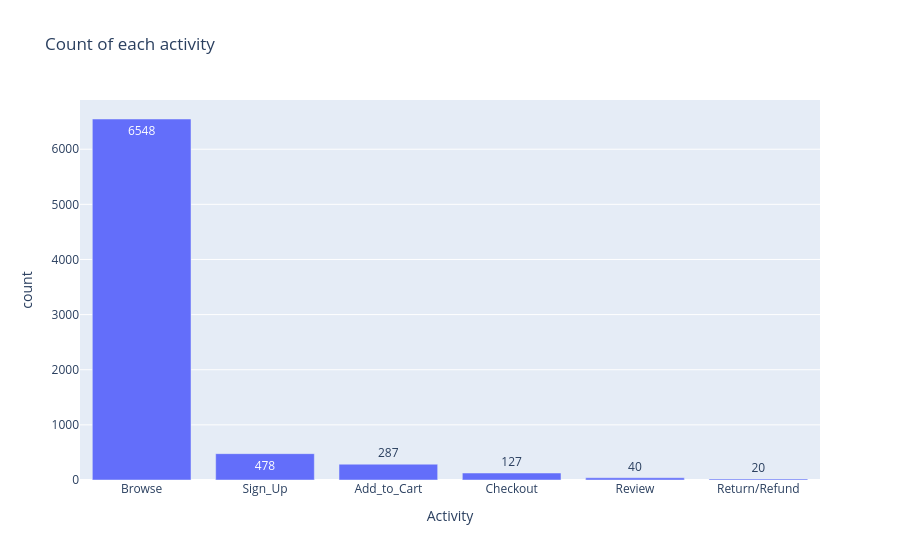

Notebook code cell kept with this figure:
### Code cell
fig = px.bar(data_frame=q4, x= 'Activity', y='count', title = 'Count of each activity',
             text='count')
fig.show()

### Figure 1 — Plotly figure (JSON) as saved in the notebook; plotly's stock layout.template omitted (floating-point values rounded to 4 significant figures)
{"data": [{"hovertemplate": "Activity=%{x}<br>count=%{text}<extra></extra>", "legendgroup": "", "marker": {"color": "#636efa", "pattern": {"shape": ""}}, "name": "", "orientation": "v", "showlegend": false, "text": [6548.0, 478.0, 287.0, 127.0, 40.0, 20.0], "textposition": "auto", "type": "bar", "x": ["Browse", "Sign_Up", "Add_to_Cart", "Checkout", "Review", "Return/Refund"], "xaxis": "x", "y": [6548, 478, 287, 127, 40, 20], "yaxis": "y"}], "layout": {"barmode": "relative", "legend": {"tracegroupgap": 0}, "title": {"text": "Count of each activity"}, "xaxis": {"anchor": "y", "domain": [0, 1], "title": {"text": "Activity"}}, "yaxis": {"anchor": "x", "domain": [0, 1], "title": {"text": "count"}}}}
